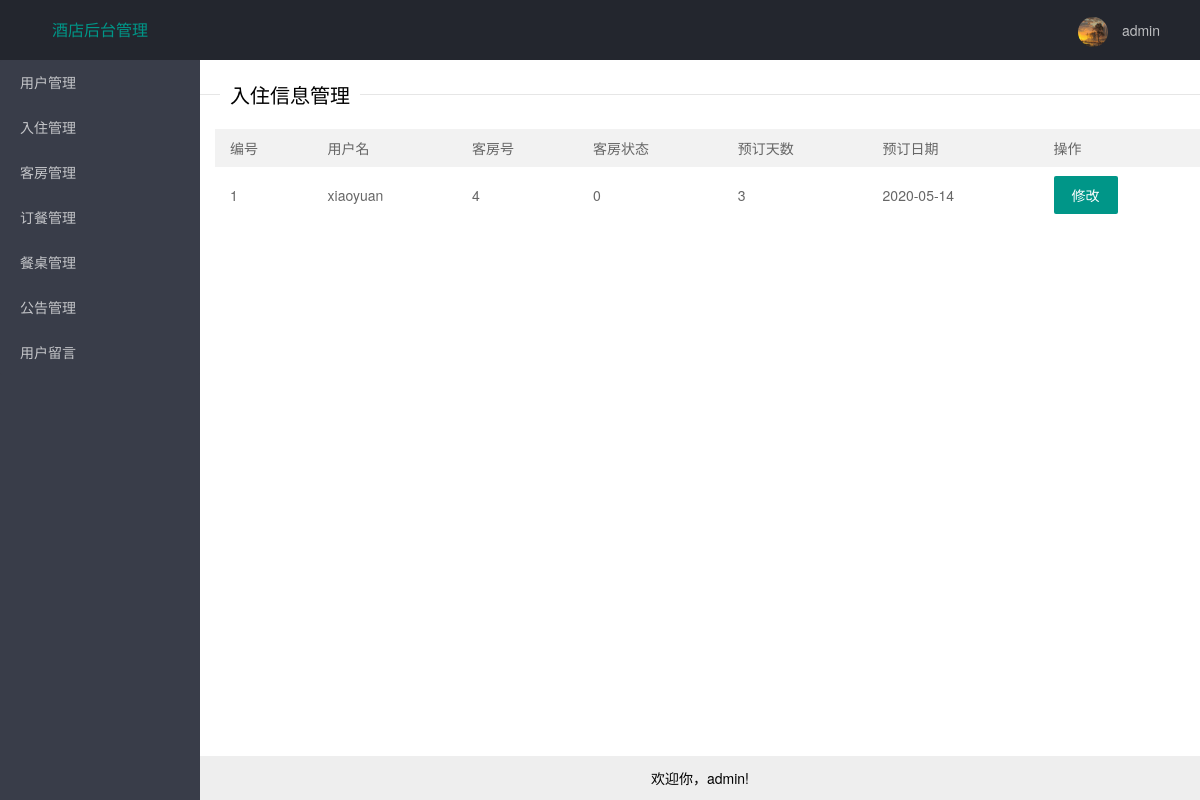
/moveinmanage/, run on the app's committed database.
### mysite/models.py (models this page shows, shortened)
class MoveinInfo(models.Model):
    id = models.IntegerField(primary_key=True)
    username = models.CharField(unique=False,max_length=50)
    roomtype = models.CharField(max_length=50)
    roomspace = models.CharField(max_length=50)
    roomprice = models.CharField(max_length=50)
    predate = models.CharField(max_length=50)
    roomphoto = models.ImageField(upload_to='imgs')
    roomstatus = models.IntegerField(default=0)
    movein_time = models.DateTimeField(auto_now=True)

### mysite/views.py (the view)
# urls.py: path('moveinmanage/',views.moveinmanage,name="入住管理"),
def moveinmanage(request):
    movein_this = models.MoveinInfo.objects.all()
    return render(request,'admin/moveinmanage.html',locals())

### templates/admin/moveinmanage.html (shortened to what this page needs)
{% extends 'base.html' %}
{% block content %}
    <div class="layui-body">
        <fieldset class="layui-elem-field layui-field-title" style="margin-top: 20px;">
            <legend>入住信息管理</legend>
        </fieldset>
        <div class="layui-container">
            <table class="layui-table" lay-skin="nob">
                <thead>
                <tr>
                    <th>编号</th>
                    <th>用户名</th>
                    <th>客房号</th>
                    <th>客房状态</th>
                    <th>预订天数</th>
                    <th>预订日期</th>
                    <th>操作</th>
                    <th>操作</th>
                </tr>
                </thead>
                <tbody>
                {% for m in movein_this %}
                <tr>
                    <td>{{ forloop.counter }}</td>
                    <td>{{ m.username }}</td>
                    <td>{{ m.id }}</td>
                    <td>{{ m.roomstatus}}</td>
                    <td>{{ m.predate }}</td>
                    <td>{{ m.movein_time|date:'Y-m-d' }}</td>
                    <td><a href="/moveinmanage/{{ m.pk }}/change" class="layui-btn">修改</a></td>
                    <td><a href="/moveinmanage/{{ m.pk }}/delete" class="layui-btn layui-btn-danger">删除</a></td>
                </tr>
                {% endfor %}
                </tbody>
            </table>
        </div>
    </div>
{% endblock %}

### mysite/static/layui/css/layui.css (style rules this page uses)
.layui-body,.layui-edge,.layui-elip { overflow:hidden }
.layui-btn,.layui-edge,.layui-inline,img { vertical-align:middle }
.layui-btn,.layui-disabled,.layui-icon,.layui-unselect { -moz-user-select:none;-webkit-user-select:none;-ms-user-select:none }
blockquote,body,button,dd,div,dl,dt,form,h1,h2,h3,h4,h5,h6,input,li,ol,p,pre,td,textarea,th,ul { margin:0;padding:0;-webkit-tap-highlight-color:rgba(0,0,0,0) }
table { border-collapse:collapse;border-spacing:0 }
body { line-height:24px;font:14px Helvetica Neue,Helvetica,PingFang SC,Tahoma,Arial,sans-serif }
a { color:#333;text-decoration:none }
.layui-body { position:absolute;left:200px;right:0;top:0;bottom:0;z-index:998;width:auto;overflow-y:auto;box-sizing:border-box }
.layui-layout-body { overflow:hidden }
.layui-layout-admin .layui-body { position:fixed;top:60px;bottom:44px }
.layui-container { position:relative;margin:0 auto;padding:0 15px;box-sizing:border-box }
@media screen and (min-width:768px) { .layui-container { width:750px } }
@media screen and (min-width:992px) { .layui-container { width:970px } }
@media screen and (min-width:1200px) { .layui-container { width:1170px } }
.layui-btn,.layui-input,.layui-select,.layui-textarea,.layui-upload-button { outline:0;-webkit-appearance:none;transition:all .3s;-webkit-transition:all .3s;box-sizing:border-box }
.layui-elem-field { margin-bottom:10px;padding:0;border-width:1px;border-style:solid }
.layui-elem-field legend { margin-left:20px;padding:0 10px;font-size:20px;font-weight:300 }
.layui-field-title { margin:10px 0 20px;border-width:1px 0 0 }
.layui-badge-rim,.layui-colla-content,.layui-colla-item,.layui-collapse,.layui-elem-field,.layui-form-pane .layui-form-item[pane],.layui-form-pane .layui-form-label,.layui-input,.layui-layedit,.layui-layedit-tool,.layui-quote-nm,.layui-select,.layui-tab-bar,.layui-tab-card,.layui-tab-title,.layui-tab-title .layui-this:after,.layui-textarea { border-color:#e6e6e6 }
.layui-btn { display:inline-block;height:38px;line-height:38px;padding:0 18px;background-color:#009688;color:#fff;white-space:nowrap;text-align:center;font-size:14px;border:none;border-radius:2px;cursor:pointer }
.layui-table,.layui-table-view { margin:10px 0 }
.layui-table { width:100%;background-color:#fff;color:#666 }
.layui-table tr { transition:all .3s;-webkit-transition:all .3s }
.layui-table th { text-align:left;font-weight:400 }
.layui-table tbody tr:hover,.layui-table thead tr,.layui-table-click,.layui-table-header,.layui-table-hover,.layui-table-mend,.layui-table-patch,.layui-table-tool,.layui-table-total,.layui-table-total tr,.layui-table[lay-even] tr:nth-child(even) { background-color:#f2f2f2 }
.layui-table td,.layui-table th,.layui-table-col-set,.layui-table-fixed-r,.layui-table-grid-down,.layui-table-header,.layui-table-page,.layui-table-tips-main,.layui-table-tool,.layui-table-total,.layui-table-view,.layui-table[lay-skin=line],.layui-table[lay-skin=row] { border-width:1px;border-style:solid;border-color:#e6e6e6 }
.layui-table td,.layui-table th { position:relative;padding:9px 15px;min-height:20px;line-height:20px;font-size:14px }
.layui-table[lay-skin=nob] td,.layui-table[lay-skin=nob] th { border:none }

### data on the page
MoveinInfo: username "xiaoyuan", id "4", roomstatus "0", predate "3", movein_time "2020-05-14"
